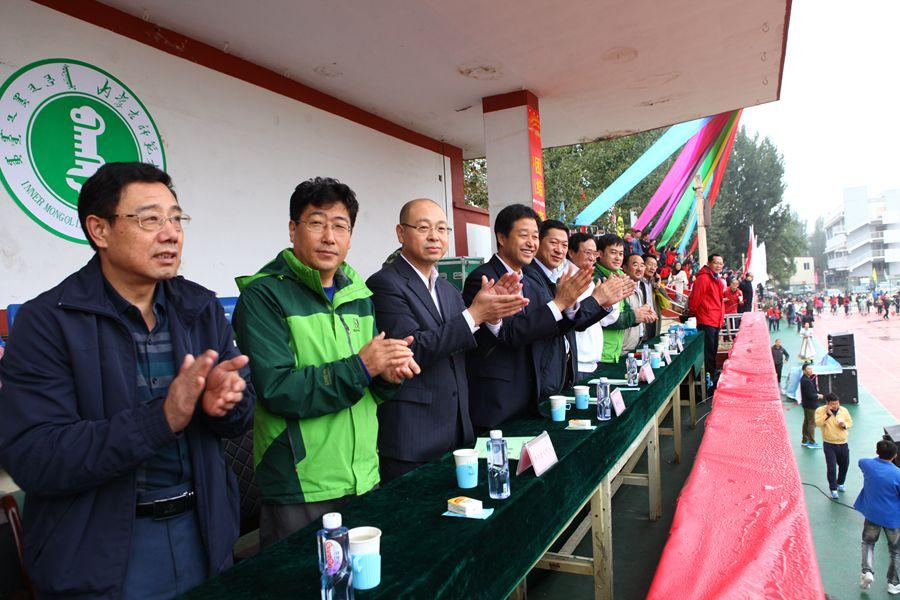
//> input picture test/1.jpg, 900 x 600 px
$ ./源   (built with g++ and OpenCV 4)
//> lines starting //> are read from the running program, lines starting //| are printed output that depends on the picture; after the words box and inside, x2 and y2 are one past the last pixel; in counts of white or black regions, pixels touching at a corner belong together
#include "cv.h"
#include "highgui.h"
#include <stdio.h>
#include <stdlib.h>
#include <string.h>
#include <assert.h>
#include <math.h>
#include <float.h>
#include <limits.h>
#include <time.h>
#include <ctype.h>
#ifdef _EiC
#define WIN32
#endif
static CvMemStorage* storage = 0;
static CvHaarClassifierCascade* cascade = 0;
void detect_and_draw(IplImage* image);
const char* cascade_name = "";
int main(int argc, char** argv)
{
	cascade_name = "E:\\opencv\\sources\\data\\haarcascades\\haarcascade_frontalface_alt2.xml";
	cascade = (CvHaarClassifierCascade*)cvLoad(cascade_name, 0, 0, 0);
	if (!cascade)
	{
		fprintf(stderr, "ERROR: Could not load classifier cascade\n");
		return -1;
	}
	storage = cvCreateMemStorage(0);
	cvNamedWindow("人脸识别", 1);
	const char* filename = "1.jpg"; // - 待识别人脸的图片的路径
	IplImage* image = cvLoadImage(filename, 1);
//> image is the input picture: 600 rows x 900 cols, CV_8UC3; mean B, G, R 111.6, 112.8, 119.6
	if (image)
	{
		detect_and_draw(image);
		cvWaitKey(0);
		cvReleaseImage(&image);
	}
	cvDestroyWindow("人脸识别");
	return 0;
}
void detect_and_draw(IplImage* img)
{
	double scale = 1.2;
	static CvScalar colors[] = {
		 { 0, 0, 255 } ,  { 0, 128, 255 } ,  { 0, 255, 255 } ,  { 0, 255, 0 } ,
		 { 255, 128, 0 } ,  { 255, 255, 0 } ,  { 255, 0, 0 } ,  { 255, 0, 255 }
	};
	IplImage* gray = cvCreateImage(cvSize(img->width, img->height), 8, 1);
	IplImage* small_img = cvCreateImage(cvSize(cvRound(img->width / scale), cvRound(img->height / scale)), 8, 1);
	cvCvtColor(img, gray, CV_BGR2GRAY);
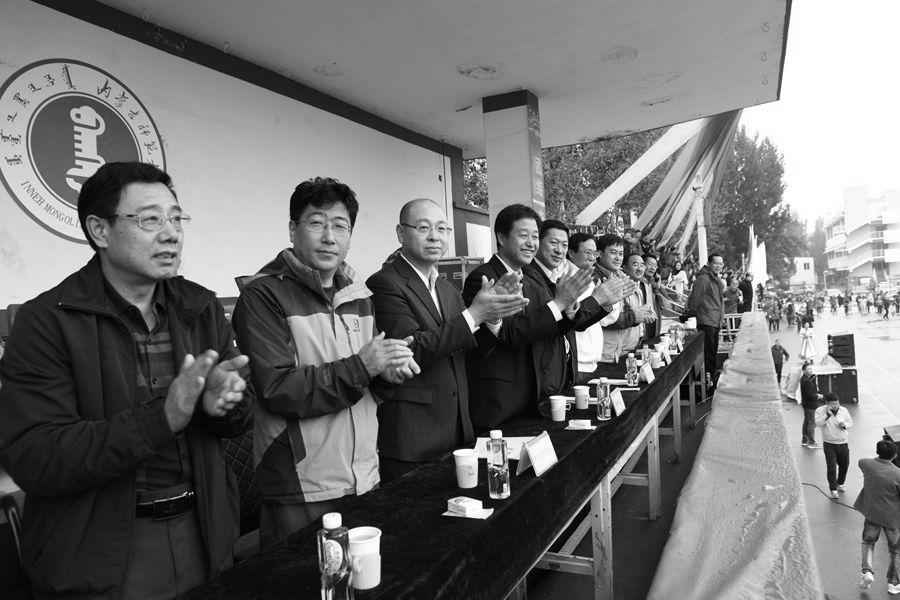
//> gray: 600 rows x 900 cols, CV_8UC1; min 0, max 255, mean 114.7
	cvResize(gray, small_img, CV_INTER_LINEAR);
	cvEqualizeHist(small_img, small_img);
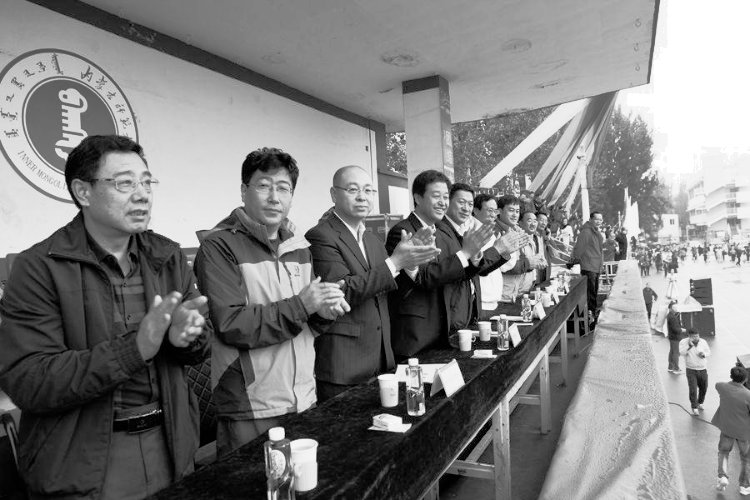
//> small_img: 500 rows x 750 cols, CV_8UC1; min 0, max 255, mean 128.3
	cvClearMemStorage(storage);
	double t = (double)cvGetTickCount();
	CvSeq* objects = cvHaarDetectObjects(small_img,
		cascade, storage, 1.1, 2, 0, cvSize(30, 30));
//> objects = 4 items
	t = (double)cvGetTickCount() - t;
	printf("detection time = %gms\n", t / ((double)cvGetTickFrequency()*1000.));
	for (int i = 0; i<(objects ? objects->total : 0); ++i)
	{
		CvRect* r = (CvRect*)cvGetSeqElem(objects, i);
		cvRectangle(img, cvPoint(r->x*scale, r->y*scale), cvPoint((r->x + r->width)*scale, (r->y + r->height)*scale), colors[i % 8]);
	}
//> this loop made 4 passes
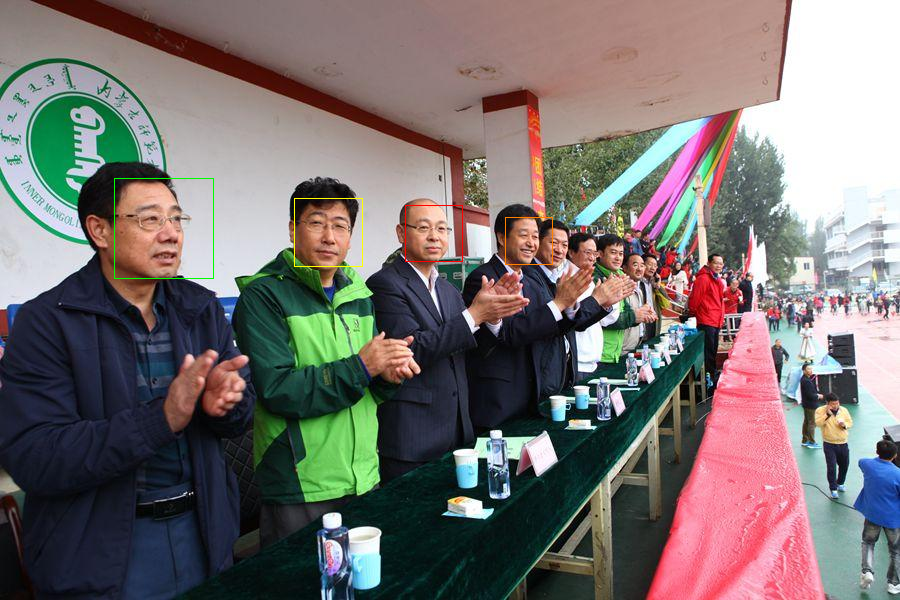
//> img: 600 rows x 900 cols, CV_8UC3; 0.2% of pixels changed, all inside (x1, y1, x2, y2) = (114, 178, 553, 279)
	for (int i = 0; i < (objects ? objects->total : 0); i++)
	{
		CvRect* r = (CvRect*)cvGetSeqElem(objects, i);
		CvPoint center;
		int radius;
		center.x = cvRound((r->x + r->width*0.5)*scale);
		center.y = cvRound((r->y + r->height*0.5)*scale);
		radius = cvRound((r->width + r->height)*0.25*scale);
		cvCircle(img, center, radius, colors[i % 8], 3, 8, 0);
	}
//> this loop made 4 passes
//> radius on passes 1 to 4: 28, 23, 34, 50
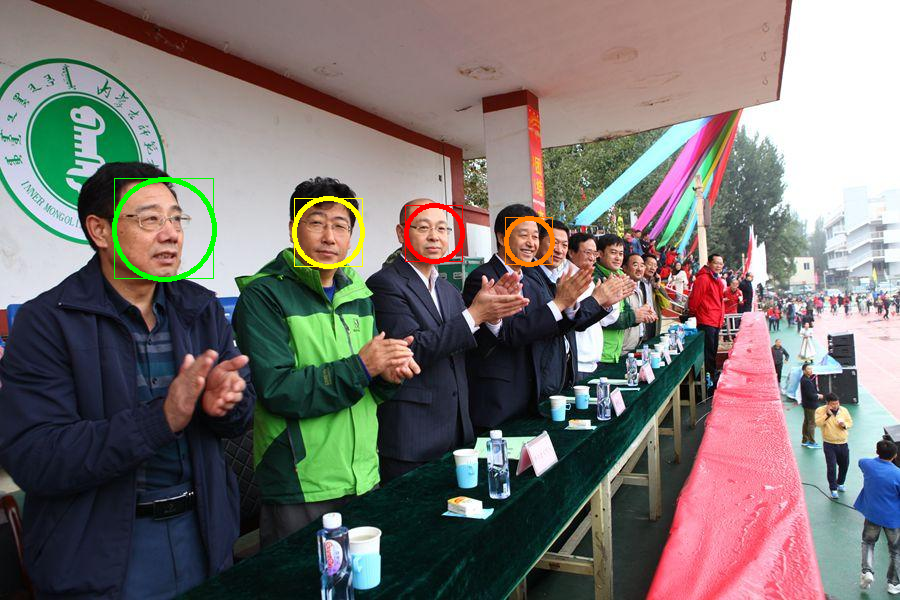
//> img: 600 rows x 900 cols, CV_8UC3; 0.71% of pixels changed, all inside (x1, y1, x2, y2) = (112, 177, 555, 282)
	cvShowImage("人脸识别", img);
	cvReleaseImage(&gray);
	cvReleaseImage(&small_img);
}
